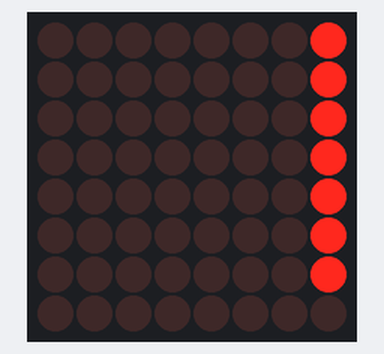
The program below on a simulated ESP32-C3. Shown: 8×8 LED matrix.

Above: at 0.15 s.
At 0.95 s:
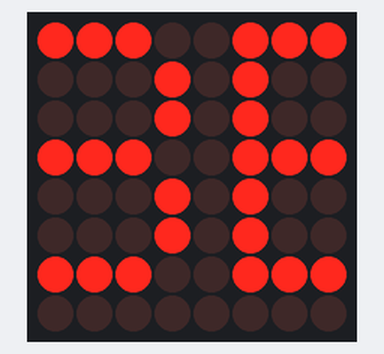
At 1.75 s:
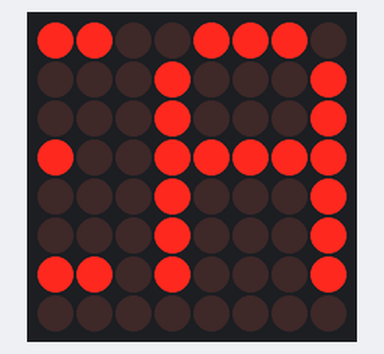
At 3.35 s:
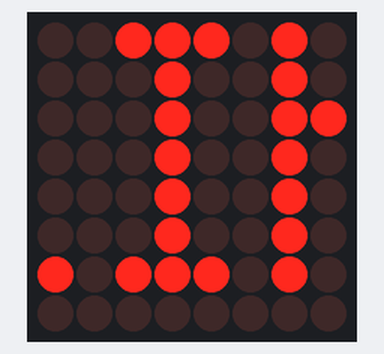
At 4.95 s:
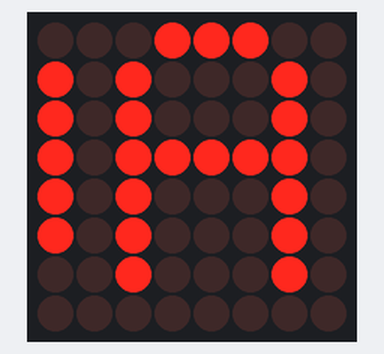
At 6.55 s:
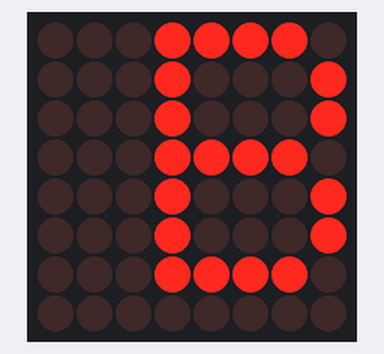

Measured:
- by itself, everything shown: repeats every 6.0 s, in 60 steps

The program:

main.cpp
```cpp
#include <Arduino.h>
#include <MD_Parola.h>
#include <MD_MAX72xx.h>

// PINOS DO ESP32-C3
#define DATA_PIN 6
#define CLK_PIN  5
#define CS_PIN   7

// CONFIGURAÇÃO DO MAX7219
#define HARDWARE_TYPE MD_MAX72XX::FC16_HW
#define MAX_DEVICES 1

// Inicializa a biblioteca Parola
MD_Parola letreiro = MD_Parola(HARDWARE_TYPE, DATA_PIN, CLK_PIN, CS_PIN, MAX_DEVICES);

void setup() {
    letreiro.begin();
    letreiro.setIntensity(5);
    letreiro.displayClear();

    // Configura o texto animado:
    letreiro.displayText("BEA LINDA!!", PA_CENTER, 100, 0, PA_SCROLL_LEFT, PA_SCROLL_LEFT);
}

void loop() {
    if (letreiro.displayAnimate()) {
        letreiro.displayReset();
    }
}
```
